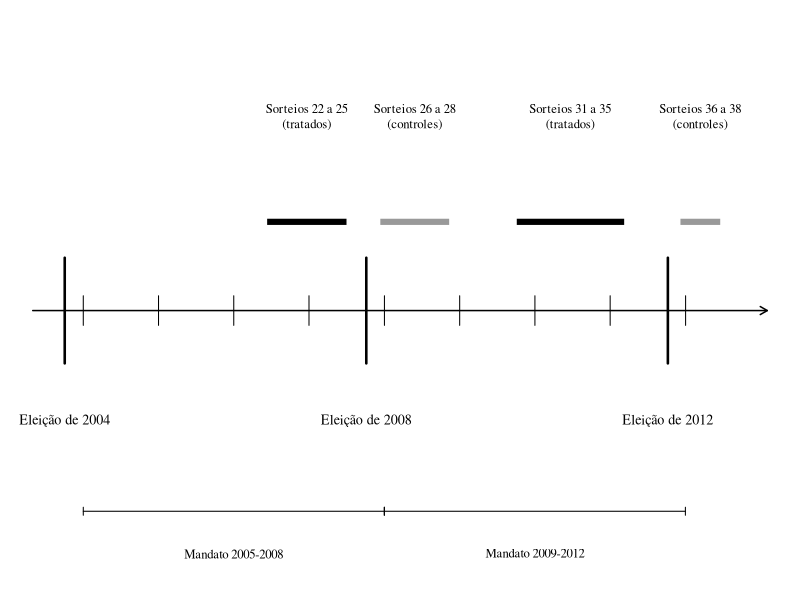
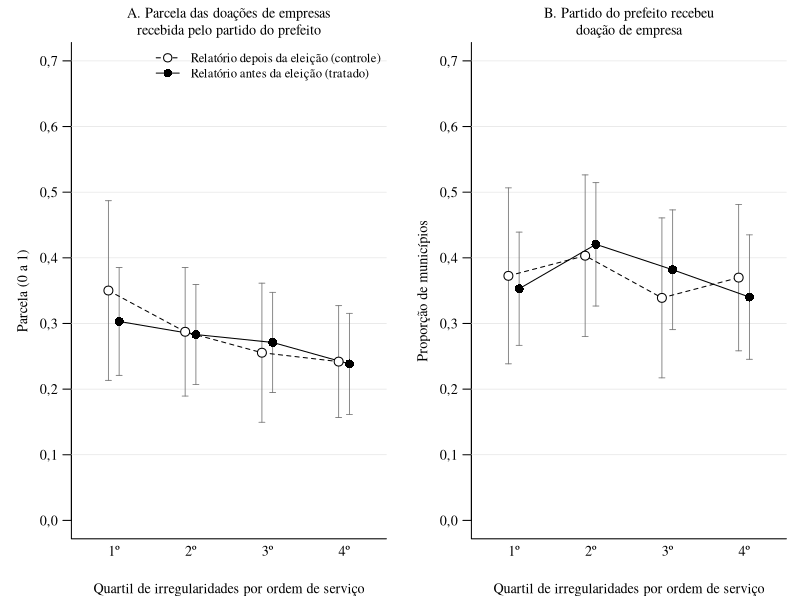

The R script that drew these images, in order:
# =============================================================
# analise.R — Auditorias da CGU e doações de campanha (Econometria I, FGV EESP)
# Gera as Tabelas 1 a 7 e as Figuras 1 e 2 a partir de dados/base_final.csv.
# Rodar com a pasta do repositório como diretório de trabalho.
# =============================================================
library(AER); library(car); library(lmtest)

# controles municipais (Censo 2000 e PIB 2005), usados em quase todas as regressões
ctrl <- c("lpop", "lrenda_pc", "shurb", "gini", "tx_analf18m", "lpib_pc")
X <- paste(ctrl, collapse = " + ")
# atalhos: reg() roda MQO a partir de uma fórmula em texto; rob() dá os erros padrão robustos (HC1)
reg <- function(f, d = base) lm(as.formula(f), data = d)
rob <- function(m) coeftest(m, vcov. = vcovHC, type = "HC1")
# funções das tabelas em LaTeX: número com vírgula, estrelas de significância,
# coeficiente com o erro padrão embaixo entre colchetes e o tabular completo
num <- function(x, d = 3) { s <- formatC(abs(x), format = "f", digits = d, decimal.mark = ","); ifelse(x < 0, paste0("$-$", s), s) }
estrelas <- function(p) ifelse(p < 0.01, "***", ifelse(p < 0.05, "**", ifelse(p < 0.10, "*", "")))
celulas <- function(ct, vars) unlist(lapply(vars, function(v) if (v %in% rownames(ct))
  c(paste0(num(ct[v, 1]), estrelas(ct[v, 4])), paste0("[", num(ct[v, 2]), "]")) else c("", "")))
grava_tabela <- function(tab, cab, col, arq) {
  a <- tab[, 1]
  corpo <- ifelse(a %in% c("\\midrule", "\\addlinespace"), a, paste(ifelse(grepl("multicolumn", a), a, apply(tab, 1, paste, collapse = " & ")), "\\\\"))
  writeLines(c(paste0("\\begin{tabular}{", col, "}"), "\\toprule", cab, "\\midrule", corpo, "\\bottomrule", "\\end{tabular}"), arq)
}

# ---------------- Dados ----------------
dir.create("tabelas", showWarnings = FALSE); dir.create("figuras", showWarnings = FALSE)
base <- read.csv("dados/base_final.csv")
# corrupção centrada na média: com a interação, o coeficiente de antes é o efeito
# no município de corrupção média. C = controles + dummy de eleição
base$corr_c <- base$corr - mean(base$corr); C <- paste(X, "+ e2012")
base$pj_inc_mil <- base$pj_inc/1000; base$pj_total_mil <- base$pj_total/1000

# ---------------- Tabela 1: sorteios, datas e amostra ----------------
cron <- read.csv("dados/cgu_cronograma_sorteios.csv")
cron <- cron[!is.na(cron$eleicao), ]; cron <- cron[order(cron$sorteio), ]
s <- as.character(cron$sorteio); mid <- c("\\midrule", rep("", 6))
tab1 <- cbind(cron$sorteio, format(as.Date(cron$data_sorteio), "%d/%m/%Y"), format(as.Date(cron$data_relatorio), "%d/%m/%Y"),
              cron$eleicao, ifelse(cron$antes == 1, "Tratado", "Controle"), table(base$sorteio)[s], table(base$sorteio[!is.na(base$y_share)])[s])
tab1 <- rbind(tab1[cron$eleicao == 2008, ], mid, tab1[cron$eleicao == 2012, ], mid, c("Total", "", "", "", "", nrow(base), sum(!is.na(base$y_share))))
grava_tabela(tab1, c(" & Data do & Publicação & & & Municípios & Com doação \\\\",
                     "Sorteio & sorteio & do relatório & Eleição & Grupo & na amostra & de empresa \\\\",
                     " & (1) & (2) & (3) & (4) & (5) & (6) \\\\"), "ccccccc", "tabelas/tabela1.tex")

# ---------------- Tabela 2: médias por grupo ----------------
# a diferença de médias é o coeficiente da dummy antes numa regressão simples (Tutorial 3)
v <- c("y_share", "y_bin", "pj_inc_mil", "pj_total_mil", "tem_pj", "concorreu", "pref_cand", "falha_total", "no_os", "corr", ctrl)
nomes <- c("Parcela do partido do prefeito", "Partido do prefeito recebeu doação (0/1)", "Valor ao partido do prefeito (R\\$ mil)",
           "Valor a todos os partidos (R\\$ mil)", "Município teve doação (0/1)", "Partido do prefeito tem candidato (0/1)",
           "Prefeito é candidato (0/1)", "Irregularidades médias ou graves", "Ordens de serviço", "Irregularidades por ordem de serviço",
           "População (log)", "Renda per capita (log)", "População urbana (proporção)", "Índice de Gini", "Analfabetismo adulto (\\%)", "PIB per capita (log)")
casas <- c(3, 3, 1, 1, 3, 3, 3, 1, 1, 3, 3, 3, 3, 3, 1, 3)
tab2 <- t(sapply(1:16, function(i) {
  x <- base[, v[i]]; d <- casas[i]; ct <- rob(lm(x ~ base$antes))
  c(paste("\\quad", nomes[i]), num(mean(x[base$antes == 0], na.rm = TRUE), d), num(mean(x[base$antes == 1], na.rm = TRUE), d),
    paste0(num(ct[2, 1], d), estrelas(ct[2, 4])), paste0("[", num(ct[2, 2], d), "]"), num(sd(x, na.rm = TRUE), d))
}))
# a tabela é dividida em três painéis: doações, auditoria e município
painel <- function(t) c(paste0("\\multicolumn{6}{l}{\\textit{", t, "}}"), rep("", 5))
esp <- c("\\addlinespace", rep("", 5))
tab2 <- rbind(painel("Painel A: Doações de empresas na eleição"), tab2[1:7, ], esp, painel("Painel B: Resultado da auditoria"), tab2[8:10, ], esp,
              painel("Painel C: Características do município"), tab2[11:16, ], c("\\midrule", rep("", 5)),
              c("Municípios", sum(base$antes == 0), sum(base$antes == 1), "", "", nrow(base)))
grava_tabela(tab2, c(" & Relatório & Relatório & & & Desvio \\\\", " & depois & antes & & Erro & padrão \\\\",
                     " & (controle) & (tratado) & Diferença & padrão & (amostra) \\\\", " & (1) & (2) & (3) & (4) & (5) \\\\"), "lccccc", "tabelas/tabela2.tex")

# ---------------- Balanceamento ----------------
# se o sorteio funcionou, as características do município não explicam o tratamento (teste F robusto)
table(base$antes[!is.na(base$y_share)])
bal <- reg(paste("antes ~", X, "+ e2012"))
rob(bal)
linearHypothesis(bal, paste(ctrl, "= 0"), vcov. = vcovHC(bal, type = "HC1"), test = "F")
# o número de ordens de serviço caiu nos sorteios recentes, o que muda a medida de corrupção
summary(lm(corr ~ antes + e2012, data = base))
summary(lm(no_os ~ antes + e2012, data = base))
# média de ordens de serviço antes e a partir do 34º sorteio
tapply(base$no_os, base$sorteio >= 34, mean)

# ---------------- Figura 1: linha do tempo ----------------
options(OutDec = ",")
# período em que saíram os relatórios de cada grupo, em cada eleição
datas <- as.Date(cron$data_relatorio); g <- list(cron$eleicao, cron$antes)
ini <- as.Date(tapply(datas, g, min), origin = "1970-01-01"); fim <- as.Date(tapply(datas, g, max), origin = "1970-01-01")
eleicoes <- as.Date(c("2004-10-03", "2008-10-05", "2012-10-07"))
pdf("figuras/figura1.pdf", width = 7.2, height = 2.3)
par(mar = c(0.2, 0.2, 0.2, 0.2), family = "serif", cex = 0.85)
plot(NA, xlim = as.Date(c("2004-05-01", "2014-02-01")), ylim = c(-1.25, 1.35), axes = FALSE, xlab = "", ylab = "")
arrows(as.Date("2004-05-01"), 0, as.Date("2014-02-01"), 0, length = 0.08, lwd = 1.5)
anos <- as.Date(paste0(2005:2013, "-01-01")); segments(anos, -0.07, anos, 0.07)
segments(eleicoes, -0.25, eleicoes, 0.25, lwd = 2.5)
text(eleicoes, -0.52, c("Eleição de 2004", "Eleição de 2008", "Eleição de 2012"))
segments(ini, 0.42, fim, 0.42, lwd = 6, col = c("gray60", "gray60", "black", "black"), lend = 1)
text(ini + (fim - ini)/2, 0.92, c("Sorteios 26 a 28\n(controles)", "Sorteios 36 a 38\n(controles)", "Sorteios 22 a 25\n(tratados)", "Sorteios 31 a 35\n(tratados)"), cex = 0.9)
arrows(as.Date(c("2005-01-01", "2009-01-01")), -0.95, as.Date(c("2008-12-31", "2012-12-31")), -0.95, code = 3, angle = 90, length = 0.04)
text(as.Date(c("2007-01-01", "2011-01-01")), -1.15, c("Mandato 2005-2008", "Mandato 2009-2012"), cex = 0.9)
dev.off()

# ---------------- Figura 2: médias por quartil de corrupção ----------------
# média e IC de 95% de Y por quartil, tratados e controles separados (como em Ferraz e Finan, 2008)
media_ic <- function(y) { y <- y[!is.na(y)]; m <- mean(y); ep <- sd(y)/sqrt(length(y)); c(m, m - 1.96*ep, m + 1.96*ep) }
base$quartil <- cut(base$corr, breaks = quantile(base$corr, c(0, 0.25, 0.50, 0.75, 1)), labels = 1:4, include.lowest = TRUE)
desenha2 <- function(v, titulo, eixo) {
  g <- lapply(0:1, function(a) t(sapply(1:4, function(q) media_ic(base[base$quartil == q & base$antes == a, v]))))
  x <- list(1:4 - 0.07, 1:4 + 0.07)
  plot(1:4, g[[1]][, 1], xlim = c(0.6, 4.4), ylim = c(0, 0.7), type = "n", xaxt = "n", las = 1, xlab = "Quartil de irregularidades por ordem de serviço",
       ylab = eixo, main = titulo, font.main = 1, cex.main = 1, bty = "l")
  abline(h = seq(0.1, 0.7, 0.1), col = "gray88", lwd = 0.6)
  for (k in 1:2) arrows(x[[k]], g[[k]][, 2], x[[k]], g[[k]][, 3], angle = 90, code = 3, length = 0.03, lwd = 0.8, col = "gray45")
  lines(x[[1]], g[[1]][, 1], lty = 2); lines(x[[2]], g[[2]][, 1], lty = 1)
  points(x[[1]], g[[1]][, 1], pch = 21, bg = "white", cex = 1.4); points(x[[2]], g[[2]][, 1], pch = 16, cex = 1.4)
  axis(1, at = 1:4, labels = c("1º", "2º", "3º", "4º"), tick = FALSE, line = -0.6)
  print(round(cbind(g[[1]][, 1], g[[2]][, 1]), 3))
}
pdf("figuras/figura2.pdf", width = 7.2, height = 3.2)
par(mfrow = c(1, 2), mar = c(3.6, 4.2, 2.5, 0.8), mgp = c(2.4, 0.8, 0), family = "serif", cex = 0.85)
desenha2("y_share", "A. Parcela das doações de empresas\nrecebida pelo partido do prefeito", "Parcela (0 a 1)")
legend("topright", legend = c("Relatório depois da eleição (controle)", "Relatório antes da eleição (tratado)"),
       pch = c(21, 16), lty = c(2, 1), pt.bg = "white", pt.cex = 1.3, bty = "n", cex = 0.9)
desenha2("y_bin", "B. Partido do prefeito recebeu\ndoação de empresa", "Proporção de municípios")
dev.off()
options(OutDec = ".")

# ---------------- Tabela 3: MQO ----------------
# centralizar corr reduz a correlação entre antes e a interação
mean(base$corr)
c(cor(base$antes, base$antes*base$corr), cor(base$antes, base$antes*base$corr_c))
# colunas: (1) diferença de médias, (2) + controles, (3) + corrupção e interação, (4) + dummies de estado;
# (5) e (6) repetem (3) e (4) com log(1 + valor doado)
I <- paste("antes + corr_c + antes:corr_c +", C)
ols <- list(lm(y_share ~ antes, data = base), reg(paste("y_share ~ antes +", C)), reg(paste("y_share ~", I)),
            reg(paste("y_share ~", I, "+ as.factor(uf)")), reg(paste("y_log ~", I)), reg(paste("y_log ~", I, "+ as.factor(uf)")))
# IC de 95% do efeito e efeito mínimo detectável (2,8 erros padrão), coluna 2
ct2 <- rob(ols[[2]])
ct2["antes", 1] + c(-1.96, 1.96)*ct2["antes", 2]
2.8*ct2["antes", 2]
# a divulgação muda a chance de haver doação no município? e de o partido lançar candidato?
rob(reg(paste("tem_pj ~ antes +", C)))["antes", ]
rob(reg(paste("concorreu ~", I)))["antes", ]
# teste F conjunto: a divulgação não tem efeito em nenhum nível de corrupção
conjunto <- function(m) linearHypothesis(m, c("antes = 0", "antes:corr_c = 0"), vcov. = vcovHC(m, type = "HC1"), test = "F")
# efeito no percentil 75 de corrupção, com o erro padrão da combinação linear
(d75 <- quantile(base$corr, 0.75) - mean(base$corr))
efeito75 <- function(m) {
  V <- vcovHC(m, type = "HC1")
  c(coef(m)["antes"] + d75*coef(m)["antes:corr_c"], sqrt(V["antes", "antes"] + d75^2*V["antes:corr_c", "antes:corr_c"] + 2*d75*V["antes", "antes:corr_c"]))
}
e75 <- sapply(ols[3:6], efeito75)
# monta a tabela: coeficientes, testes e linhas de especificação
tab3 <- rbind(cbind(c("Relatório antes da eleição", "", "Corrupção", "", "Relatório antes $\\times$ corrupção", ""),
                    sapply(ols, function(m) celulas(rob(m), c("antes", "corr_c", "antes:corr_c")))),
              c("\\midrule", rep("", 6)),
              c("Efeito no percentil 75 de corrupção", "", "", num(e75[1, ])),
              c("", "", "", paste0("[", num(e75[2, ]), "]")),
              c("$H_0$: sem efeito em qualquer nível ($p$-valor)", "", "", sapply(ols[3:6], function(m) num(conjunto(m)[2, "Pr(>F)"]))),
              c("Breusch-Pagan ($p$-valor)", sapply(ols, function(m) num(bptest(m)$p.value))),
              c("\\midrule", rep("", 6)),
              c("Controles municipais", "Não", rep("Sim", 5)),
              c("\\textit{Dummy} de eleição", "Não", rep("Sim", 5)),
              c("\\textit{Dummies} de estado", "Não", "Não", "Não", "Sim", "Não", "Sim"),
              c("Observações", sapply(ols, nobs)),
              c("$R^2$", sapply(ols, function(m) num(summary(m)$r.squared))))
grava_tabela(tab3, c(" & \\multicolumn{4}{c}{Parcela das doações} & \\multicolumn{2}{c}{log(1 + doações)} \\\\",
                     "\\cmidrule(lr){2-5} \\cmidrule(lr){6-7}", " & (1) & (2) & (3) & (4) & (5) & (6) \\\\"), "lcccccc", "tabelas/tabela3.tex")

# ---------------- Tabela 4: resposta binária ----------------
# Y = partido do prefeito recebeu doação; MPL por MQO, probit e logit por máxima verossimilhança
f <- as.formula(paste("y_bin ~ antes + corr_c +", X, "+ e2012"))
mpl <- lm(f, data = base)
probit <- glm(f, family = binomial(link = "probit"), data = base)
logit <- glm(f, family = binomial(link = "logit"), data = base)
# o MPL pode prever probabilidades fora de [0, 1]
summary(mpl$fitted.values)
fora <- sum(mpl$fitted.values < 0 | mpl$fitted.values > 1)
# probabilidade prevista para um município típico (controles na média, 2008), com e sem divulgação
t0 <- data.frame(antes = 0, corr_c = 0, lapply(base[ctrl], mean), e2012 = 0); t1 <- t0; t1$antes <- 1
pr <- function(d) c(predict(mpl, d), predict(probit, d, type = "response"), predict(logit, d, type = "response"))
p0 <- pr(t0); p1 <- pr(t1)
# para comparar: efeito de um desvio padrão a mais de população no probit
tp <- t0; tp$lpop <- t0$lpop + sd(base$lpop)
predict(probit, tp, type = "response") - p0[2]
# teste conjunto no probit, com a interação
linearHypothesis(glm(as.formula(paste("y_bin ~ antes + corr_c + antes:corr_c +", X, "+ e2012")), family = binomial(link = "probit"), data = base),
                 c("antes = 0", "antes:corr_c = 0"))
v <- c("antes", "corr_c", "lpop"); l <- c("\\midrule", "", "", "")
tab4 <- rbind(cbind(c("Relatório antes da eleição", "", "Corrupção", "", "População (log)", ""),
                    celulas(rob(mpl), v), celulas(coeftest(probit), v), celulas(coeftest(logit), v)), l,
              c("\\multicolumn{4}{l}{\\textit{Probabilidade prevista para o município típico}}", "", "", ""),
              c("\\quad Relatório depois da eleição", num(p0)), c("\\quad Relatório antes da eleição", num(p1)),
              c("\\quad Diferença (efeito de \\textit{antes})", num(p1 - p0)), l,
              c("Controles municipais e \\textit{dummy} de eleição", "Sim", "Sim", "Sim"),
              c("Previsões fora de $[0,1]$", fora, "--", "--"),
              c("Log-verossimilhança", "--", num(as.numeric(logLik(probit)), 1), num(as.numeric(logLik(logit)), 1)),
              c("Observações", nobs(mpl), nobs(probit), nobs(logit)))
grava_tabela(tab4, c(" & MPL & Probit & Logit \\\\", " & (1) & (2) & (3) \\\\"), "lccc", "tabelas/tabela4.tex")

# ---------------- Tabela 5: variável instrumental ----------------
# Z1 = sorteado antes da eleição; Z2 = meses entre o sorteio e a eleição. Os sorteios 26 e 36
# foram sorteados antes, mas publicados depois, por isso Z1 e antes não coincidem
dados <- base[!is.na(base$y_share), ]
table(dados$sorteado_antes, dados$antes)
# estimador de Wald na mão (Tutorial 18): forma reduzida / primeiro estágio
cov(dados$sorteado_antes, dados$y_share)/cov(dados$sorteado_antes, dados$antes)
Z <- "sorteado_antes + meses_ate_eleicao"
mqo <- reg(paste("y_share ~ antes +", C), dados)
fr <- reg(paste("y_share ~ sorteado_antes +", C), dados)
iv1 <- ivreg(as.formula(paste("y_share ~ antes +", C, "| sorteado_antes +", C)), data = dados)
iv2 <- ivreg(as.formula(paste("y_share ~ antes +", C, "|", Z, "+", C)), data = dados)
# estimativa com cada instrumento separado (o teste J compara as duas)
iv_z2 <- ivreg(as.formula(paste("y_share ~ antes +", C, "| meses_ate_eleicao +", C)), data = dados)
c(coef(iv1)["antes"], coef(iv_z2)["antes"])
# relevância: F do primeiro estágio
pe1 <- reg(paste("antes ~ sorteado_antes +", C), dados)
pe2 <- reg(paste("antes ~", Z, "+", C), dados)
F1 <- linearHypothesis(pe1, "sorteado_antes = 0", vcov. = vcovHC(pe1, type = "HC1"), test = "F")
F2 <- linearHypothesis(pe2, c("sorteado_antes = 0", "meses_ate_eleicao = 0"), vcov. = vcovHC(pe2, type = "HC1"), test = "F")
# exogeneidade: teste J (resíduo do MQ2E contra os instrumentos, 1 grau de liberdade)
dados$u <- residuals(iv2)
J <- linearHypothesis(reg(paste("u ~", Z, "+", C), dados), c("sorteado_antes = 0", "meses_ate_eleicao = 0"), test = "Chisq")
v <- c("antes", "sorteado_antes")
tab5 <- rbind(cbind(c("Relatório antes da eleição", "", "Sorteado antes da eleição", ""), sapply(list(mqo, fr, iv1, iv2), function(m) celulas(rob(m), v))),
              c("\\midrule", rep("", 4)),
              c("Instrumentos", "--", "--", "$Z_1$", "$Z_1$, $Z_2$"),
              c("Primeiro estágio: coeficiente de $Z_1$", "--", "--", num(coef(pe1)["sorteado_antes"]), num(coef(pe2)["sorteado_antes"])),
              c("Primeiro estágio: estatística $F$", "--", "--", num(F1[2, "F"], 1), num(F2[2, "F"], 1)),
              c("Teste $J$ ($p$-valor)", "--", "--", "--", num(pchisq(J[2, "Chisq"], df = 1, lower.tail = FALSE))),
              c("Controles municipais e \\textit{dummy} de eleição", "Sim", "Sim", "Sim", "Sim"),
              c("Observações", nobs(mqo), nobs(fr), nobs(iv1), nobs(iv2)))
grava_tabela(tab5, c(" & MQO & Forma reduzida & MQ2E & MQ2E \\\\", " & (1) & (2) & (3) & (4) \\\\"), "lcccc", "tabelas/tabela5.tex")

# ---------------- Tabela 6: robustez ----------------
base$lfalha_c <- base$lfalha - mean(base$lfalha)
# esp() roda a especificação completa trocando a medida de corrupção e a amostra. Cada item de cfg
# é uma coluna: principal, sem sorteios 26 e 36, corrupção relativa ao sorteio, medida do AFF, só 2008, só 2012
esp <- function(y, c, d, extra = "", e = " + e2012") reg(paste0(y, " ~ antes + ", c, " + antes:", c, extra, " + ", X, e, " + as.factor(uf)"), d)
cfg <- list(list("corr_c", base), list("corr_c", base[!(base$sorteio %in% c(26, 36)), ]), list("corr_rel", base),
            list("lfalha_c", base, " + lno_os"), list("corr_c", base[base$eleicao == 2008, ], e = ""), list("corr_c", base[base$eleicao == 2012, ], e = ""))
rot <- c("\\quad Relatório antes da eleição", "", "\\quad Relatório antes $\\times$ corrupção", "")
# painel(): roda as 6 colunas para um Y e guarda antes e a interação (último coeficiente)
painel <- function(y, titulo) {
  ms <- lapply(cfg, function(k) do.call(esp, c(y, k)))
  rbind(c(paste0("\\multicolumn{7}{l}{\\textit{", titulo, "}}"), rep("", 6)),
        cbind(rot, sapply(ms, function(m) { ct <- rob(m); celulas(ct, c("antes", rownames(ct)[nrow(ct)])) })),
        c("\\quad Observações", sapply(ms, nobs)))
}
tab6 <- rbind(painel("y_share", "Painel A: Parcela das doações ao partido do prefeito"), c("\\addlinespace", rep("", 6)),
              painel("y_bin", "Painel B: Partido do prefeito recebeu doação (MPL)"))
grava_tabela(tab6, c(" & Especificação & Sem sorteios & Corrupção rel. & Medida & Só & Só \\\\", " & principal & 26 e 36 & ao sorteio & do AFF & 2008 & 2012 \\\\",
                     " & (1) & (2) & (3) & (4) & (5) & (6) \\\\"), "lcccccc", "tabelas/tabela6.tex")
# sem os 17 municípios com eleição suplementar
rob(esp("y_share", "corr_c", base[base$suplementar == 0, ]))[c("antes", "corr_c", "antes:corr_c"), ]

# ---------------- Tabela 7: explicações alternativas ----------------
# (1) prefeito candidato (88 prefeitos concorrem por outra legenda)
table(base$pref_cand, base$concorreu)
rob(lm(pref_cand ~ antes + e2012, data = base))
m1 <- reg(paste("y_share ~ antes + antes:pref_cand + pref_cand +", C))
linearHypothesis(m1, "antes + antes:pref_cand = 0", vcov. = vcovHC(m1, type = "HC1"), test = "F")
# (2) parcela do partido pelo qual o prefeito concorre
m2 <- reg(paste("y_share_pref ~ antes +", C))
# (3) informação envelhecida: relatório até 12 meses antes da eleição contra mais antigo
meses <- as.numeric(as.Date(ifelse(base$eleicao == 2008, "2008-10-05", "2012-10-07")) - as.Date(base$data_relatorio))/30
base$antes_recente <- ifelse(base$antes == 1 & meses <= 12, 1, 0)
base$antes_antigo <- ifelse(base$antes == 1 & meses > 12, 1, 0)
m3 <- reg(paste("y_share ~ antes_recente + antes_antigo +", C))
linearHypothesis(m3, "antes_recente = antes_antigo", vcov. = vcovHC(m3, type = "HC1"), test = "F")
# (4) visibilidade: em 2008 o doador só era divulgado depois da eleição; em 2012, durante a campanha
m4 <- reg(paste("y_share ~ antes + antes:e2012 +", C))
# (5) e (6) construtoras contra outras empresas, só 2012 (o TSE informa o setor do doador)
s12 <- base[base$eleicao == 2012, ]
s12$y_bin_obras <- ifelse(s12$obras_inc > 0, 1, 0)
s12$y_bin_outros <- ifelse(s12$pj_inc - s12$obras_inc > 0, 1, 0)
m5 <- reg(paste("y_bin_obras ~ antes +", X), s12)
m6 <- reg(paste("y_bin_outros ~ antes +", X), s12)
rob(reg(paste("y_share_obras ~ antes +", X), s12))
rob(reg(paste("y_share_outros ~ antes +", X), s12))
# monta a tabela
ms <- list(m1, m2, m3, m4, m5, m6)
y <- mean(base$y_share, na.rm = TRUE)
media <- c(y, mean(base$y_share_pref, na.rm = TRUE), y, y, mean(s12$y_bin_obras), mean(s12$y_bin_outros))
tab7 <- rbind(cbind(c("Relatório antes da eleição", "", "Relatório antes $\\times$ prefeito candidato", "", "Relatório antes $\\times$ eleição de 2012", "",
                      "Relatório até 12 meses antes", "", "Relatório mais de 12 meses antes", ""),
                    sapply(ms, function(m) celulas(rob(m), c("antes", "antes:pref_cand", "antes:e2012", "antes_recente", "antes_antigo")))),
              c("\\midrule", rep("", 6)),
              c("Média da variável dependente", num(media)),
              c("Amostra", rep("Todas", 4), "2012", "2012"),
              c("Observações", sapply(ms, nobs)))
grava_tabela(tab7, c(" & & Parcela do & & & Recebeu de & Recebeu de \\\\",
                     "Variável dependente: & Parcela & partido atual & Parcela & Parcela & construtora & outra empresa \\\\",
                     " & (1) & (2) & (3) & (4) & (5) & (6) \\\\"), "lcccccc", "tabelas/tabela7.tex")

# números citados no texto da Seção 7: efeito para prefeito candidato e meses entre relatório e eleição
k <- c("antes", "antes:pref_cand"); V <- vcovHC(m1, type = "HC1")
c(sum(coef(m1)[k]), sqrt(sum(V[k, k])))
range(meses[base$antes == 1])
# Seção 7.5: entre os controles, sorteados antes da eleição (26 e 36) contra sorteados depois
controles <- base[base$antes == 0, ]
table(controles$sorteado_antes)
rob(reg(paste("y_share ~ sorteado_antes +", C), controles))["sorteado_antes", ]
rob(reg(paste("y_bin ~ sorteado_antes +", C), controles))["sorteado_antes", ]
